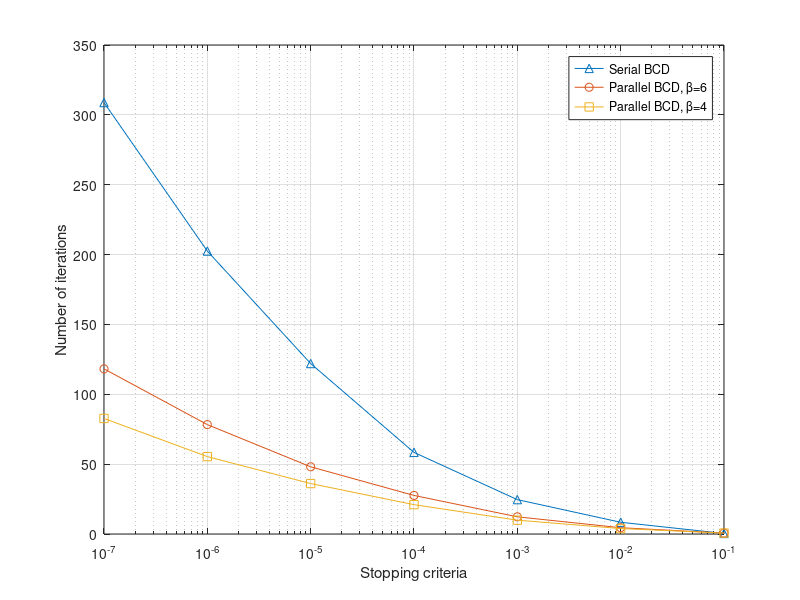

Write MATLAB code to recreate this figure.
dB = [0 : 5 : 30];
sw = [200 300 430 580 680 760 765];
pw = [227 356 496 607 724 767 802];
ww = [280 390 510 680 790 885 910];
plot(dB, sw, '^-', dB, pw, 'o-', dB, ww, 's-');
legend('S-WMMSE', 'LPS-WMMSE', 'WMMSE');
xlabel('SNR (dB)');
ylabel('System Throughput (bits per channel use)')
grid on;

dB = [0 : 5 : 30];
ssv = [1 2.4 6 8.2 11.8 12.5 12.45];
psv = [0.69 1.8 5.1 6.7 10.1 11.3 11.7];
wsv = [6.1 13.1 18 19.1 19.5 19.5 19.5];
plot(dB, ssv, '^-', dB, psv, 'o-', dB, wsv, 's-');
legend('S-WMMSE', 'LPS-WMMSE', 'WMMSE');
xlabel('SNR (dB)');
ylabel('Average Number of Serving BSs per User');
grid on;

epsilon = [1e-1 1e-2 1e-3 1e-4 1e-5 1e-6 1e-7];
iterSer = [0.39 8.4 24.6 58.4 122 202.5 308.8];
iterPal = [0.69 4.5 12.3 27.6 48.1 78.3 118.2];
iterPal4 = [0.65 3.9 9.9 21.0 36.1 55.4 82.7];
semilogx(epsilon, iterSer, '^-', epsilon, iterPal, 'o-', epsilon, iterPal4, 's-');
legend('Serial BCD', 'Parallel BCD, \beta=6', 'Parallel BCD, \beta=4');
xlabel('Stopping criteria');
ylabel('Number of iterations');
grid on;
